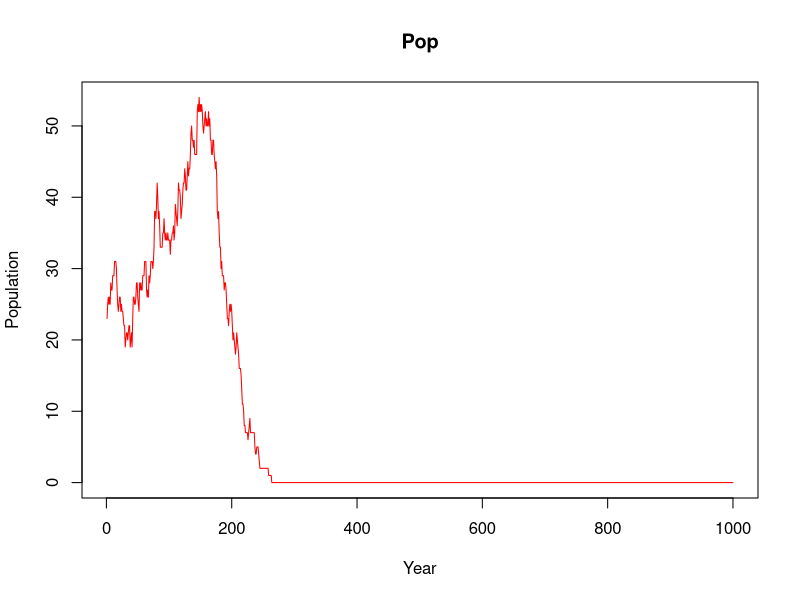

This figure's R source:
## ---- chunk 1
library(DiagrammeR)

grViz("
digraph record_formation {

graph [layout = dot, ## Set title and layout
       label = 'Record formation process',
       labelloc = 't'
       fontname = Helvetica,
       fontsize = 30]

# node definitions with substituted label text
node [fontname = Helvetica, ## General node definition
      style = filled,
      color = MistyRose]
      
## Per node definition
a [label = '@@1',
   fillcolor = Orangered,
   fixedsize = shape,
   width = 3,
   height = 0.8,
   fontsize = 20]
b [label = '@@2']
c [label = '@@3',
   fillcolor = orange,
   fixedsize = shape,
   width = 4.5,
   height = 1,
   fontsize = 30]
d [label = '@@4',
   fillcolor = Orangered]
e [label = '@@5']
f [label = '@@6']
g [label = '@@7',
   fillcolor = Orangered,
   fixedsize = shape,
   width = 3,
   height = 0.8,
   fontsize = 20]
h [label = '@@8',
   fillcolor = Orangered]
i [label = '@@9']

## General edge definition
edge [color = grey,
       arrowhead = vee,
       arrowtail = vee]

## Specific edges
a -> {b c h}
b -> {c}
d -> {a b i} 
e -> {a b c h} 
f -> {a b e h} 
g -> {a b c e f h} 
h -> {c} 
i -> {c} 
#c -> {b} [dir = both, label = 'per sqm']

}

## Label definition
[1]: 'Population'
[2]: 'Area'
[3]: 'Waste produced/sqrm'
[4]: 'Site type'
[5]: 'Site functionality'
[6]: 'Mobility pattern'
[7]: 'Economy type'
[8]: 'Anthropogenic deposition rates'
[9]: 'Other deposition rates'
")


## ---- chunk 2
set.seed(12345)

## Function 1. Simulation of death process
#' @param pd: The probability matrix for mortality by age
death <- function(x,pd){
  age <- as.numeric(x[1])
  return(rbinom(1,1,prob = pd[pd$Age==age,2]))
}

## Function 2. Simluation of carrying capacity limitation
## If the population exceeds the carrying capacity, it eliminates oversize
## with 0.8 probability per person exceeding.
#' @param x: Data frame or matrix. Population (number of people)
#' @param k: Integer. Carrying capacity

K_lim <- function(x,k){
  p <- nrow(x)
  if (p>k){
    o <- rbinom(p-k,1,0.8)
    o <- sum(o[o==1])
    o[o==0] <- 1 ## Avoids problem eliminating all the df if remove == 0
    x <- x[-sample(1:nrow(x),o,replace = FALSE),]
  }
  return(x)
}

## Function 3. Waste production per square meter
#' @param x: Vector. W_p (Waste produced)
#' @param E_t: Factor. E_t (Economy type)
#' @param dm_r: Probability value. If E_t = 'hg', dm_r = 0. 
#' If E_t = 'm', dm_r = 0.5. If E_t = 'f', dm_r = 1. Default is NA.
#' Because values for E_t = c('m','f') are unrealisitc, it is strongly advised
#' that the researcher establishes her/his own values based on the expert knowledge 
#' @param P_y: Vector. P_y (Number of people per year)
#' @param S_t: Factor. S_t (Site type)
#' @param Adr: Vector. Adr (Anthropogenic deposition rates)
#' @param M_p: Factor. M_p (Mobility pattern)
#' @param S_f: Factor. S_f (site functionality)
#' @param Ar: Integer. Ar (Area of occupation)
#' @param Odr: Vector. Odr (Other deposition rates)

Wp_sq <- function(x,E_t,dm_r = NA,P_y,Ar){
  
  ## Sets the probability of the dates being domestic
  if (is.na(dm_r)==TRUE){
    if (E_t == 'hg'){
      dm_r <- 0
    } else if (E_t == 'm') {
      dm_r <- 0.5
    } else {
      dm_r <- 1
    }
  } else {
    dm_r <- dm_r
  }
  
  try(if(dm_r > 1 | dm_r < 0) stop("Probabilities must be between 0 and 1"))
  
  ## So far, we consider only radiocarbon dates
  ## Assumed one goat per person/year. Needs reassessment
  w <- ((P_y*4000)/5)
  x <- w/Ar

  ## How many of these dates are domestic
  dom <- rbinom(1,size = x, prob = dm_r)
  x <- data.frame("Number of samples" = round(x), "Number of domestics" = dom)
  return(x)
}
## ---- chunk 3
ts <- 1000 # Time span
Gs_init <- 20 # Initial population
Gs_init <- data.frame("Age" = sample(10:30,Gs_init,10:30, replace = TRUE),
                      "Sex" = sample(c("M","F"), Gs_init, prob = c(0.5,0.5), replace = TRUE))

## Structure of random variables
# W_p <- data.frame("Number of samples" = rep(0,ts),
#                  "Number of domestics" = rep(0,ts)) # Waste produced
# E_t <- factor(NA, c('hg','m','f')) # Economy type
# P_y <- rep(NA,ts) ## Number of people per year (Population)
# S_t <- factor(NA, c('c','rs','oa')) ## Site type
# Adr <- rep(NA,ts) ## Anthropogenic deposition rates
# M_p <- factor(NA, c('r','l','s')) ## Mobility pattern
# S_f <- factor(NA, c('h','l','p','b','f')) ## Site functionality
# Max_Ar <- c(NA) ## Maximum size of the site
# Ar <- c(NA) ## Occupied area of the site
# Odr <- rep(NA,ts) ## Other deposition rates

## Definition of random variables
W_p <- data.frame("Number of samples" = rep(0,ts),
                  "Number of domestics" = rep(0,ts)) # Waste produced
E_t <- factor('hg', c('hg','m','f')) # Hunter-gatherers
P_y <- rep(NA,ts) ## Number of people per year (Population)
S_t <- factor('c', c('c','rs','oa')) ## Cave
Adr <- rep(NA,ts) ## Anthropogenic deposition rates
M_p <- factor('l', c('r','l','s')) ## Logistic mobility
S_f <- factor('h', c('h','l','p','b','f')) ## Habitat
Max_Ar <- 100
Ar <- rep(NA,ts)
Odr <- rep(NA,ts) ## Other deposition rates

## K is determined by the site type and economy

## K <- 4-6 For rock-shelters
## K <- 15 small cave
## K <- 40 medium cave
K <- 70 ## large cave
## K <- 100 open-air (meso) depending on resources
## K <- 200 open-air (neo)

## Probability matrix for mortality
prob_d <- data.frame("Age" = c(0:99),
                     "P_d" = c(rep(0.13,2),
                               rep(0.08,8),
                               rep(0.01,25),
                               rep(0.1,15),
                               rep(0.15,10),
                               rep(0.25,5),
                               rep(0.99,35)))

## ---- chunk 4
Pop <- Gs_init ## Population (Age and Sex)
camp_size <- rep(NA,ts) ## Size of camp. Depends on people and type of camp

for (i in 1:ts){
  #Are born
  ## Female fertile population
  W <- Pop[Pop$Sex=="F",]
  W_fert <- W[W$Age>10 & W$Age<30,]
  
  ## Male fertile population
  M <- Pop[Pop$Sex=="M",]
  M_fert <- M[M$Age>15 & M$Age<40,]

  ## Probability of having descendance per woman
  # Penalisation in case there are too few men
  pen <- round(nrow(M_fert)*2/nrow(W_fert),2) ## Assumes one man can have two women
  pen[pen>1] <- 1
  
  ## 0.3 is drawn from ethnographic literature (each !Kung woman waits 3 years to have another son)
  P_o <- 0.3*pen

  Offspring <- sum(rbinom(nrow(W_fert),1,P_o))
  New_pop <- data.frame("Age" = rep(0,Offspring),
                        "Sex" = sample(c("M","F"),Offspring,prob=c(0.5,0.5),replace = TRUE))
  Pop <- rbind(Pop,New_pop)
  
  ## Die
  vec_d <- apply(Pop,1,death,prob_d)
  Pop <- Pop[vec_d==0,]
  
  ## Apply carrying capacty restrictions
  Pop <- K_lim(Pop, K)
  
  ## One year passes
  Pop$Age <- Pop$Age+1
  P_y[i] <- nrow(Pop)
  
  ## Waste production
  W_p[i,] <- Wp_sq(W_p[i,1], E_t = E_t, P_y = P_y[i], Ar = Max_Ar)
}

plot(P_y, type = "l", col = "red",
     xlab = "Year", ylab = "Population",
     main = "Pop")
